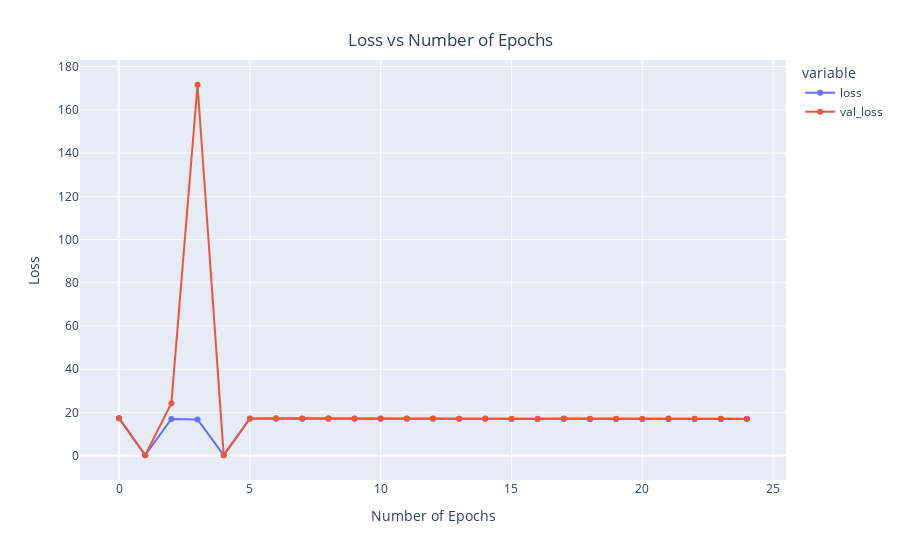

Notebook code for this chart:
### Code cell
x = px.line(data_frame= history , 
            y= ["loss" , "val_loss"] , markers = True )
x.update_xaxes(title="Number of Epochs")
x.update_yaxes(title = "Loss")
x.update_layout(showlegend = True,
    title = {
        'text': 'Loss vs Number of Epochs',
        'y':0.94,
        'x':0.5,
        'xanchor': 'center',
        'yanchor': 'top'})
x.show()

### Figure 1 — Plotly figure (JSON) as saved in the notebook; plotly's stock layout.template omitted (floating-point values rounded to 4 significant figures)
{"data": [{"hovertemplate": "variable=loss<br>index=%{x}<br>value=%{y}<extra></extra>", "legendgroup": "loss", "line": {"color": "#636efa", "dash": "solid"}, "marker": {"symbol": "circle"}, "mode": "lines+markers", "name": "loss", "orientation": "v", "showlegend": true, "type": "scatter", "x": [0, 1, 2, 3, 4, 5, 6, 7, 8, 9, 10, 11, 12, 13, 14, 15, 16, 17, 18, 19, 20, 21, 22, 23, 24], "xaxis": "x", "y": [17.35, 0.2181, 16.97, 16.73, 0.2099, 17.21, 17.25, 17.21, 17.25, 17.23, 17.15, 17.18, 17.2, 17.07, 17.2, 17.08, 17.08, 17.13, 17.11, 17.1, 17.09, 17.13, 17.09, 17.09, 17.08], "yaxis": "y"}, {"hovertemplate": "variable=val_loss<br>index=%{x}<br>value=%{y}<extra></extra>", "legendgroup": "val_loss", "line": {"color": "#EF553B", "dash": "solid"}, "marker": {"symbol": "circle"}, "mode": "lines+markers", "name": "val_loss", "orientation": "v", "showlegend": true, "type": "scatter", "x": [0, 1, 2, 3, 4, 5, 6, 7, 8, 9, 10, 11, 12, 13, 14, 15, 16, 17, 18, 19, 20, 21, 22, 23, 24], "xaxis": "x", "y": [17.25, 0.1724, 24.23, 171.6, 0.2241, 17.08, 17.04, 17.03, 17.02, 17.02, 17.02, 17.01, 17.01, 17.01, 17.01, 17.0, 17.0, 17.0, 17.0, 17.0, 17.0, 16.99, 16.99, 16.99, 16.98], "yaxis": "y"}], "layout": {"legend": {"title": {"text": "variable"}, "tracegroupgap": 0}, "margin": {"t": 60}, "showlegend": true, "title": {"text": "Loss vs Number of Epochs", "x": 0.5, "xanchor": "center", "y": 0.94, "yanchor": "top"}, "xaxis": {"anchor": "y", "domain": [0, 1], "title": {"text": "Number of Epochs"}}, "yaxis": {"anchor": "x", "domain": [0, 1], "title": {"text": "Loss"}}}}
